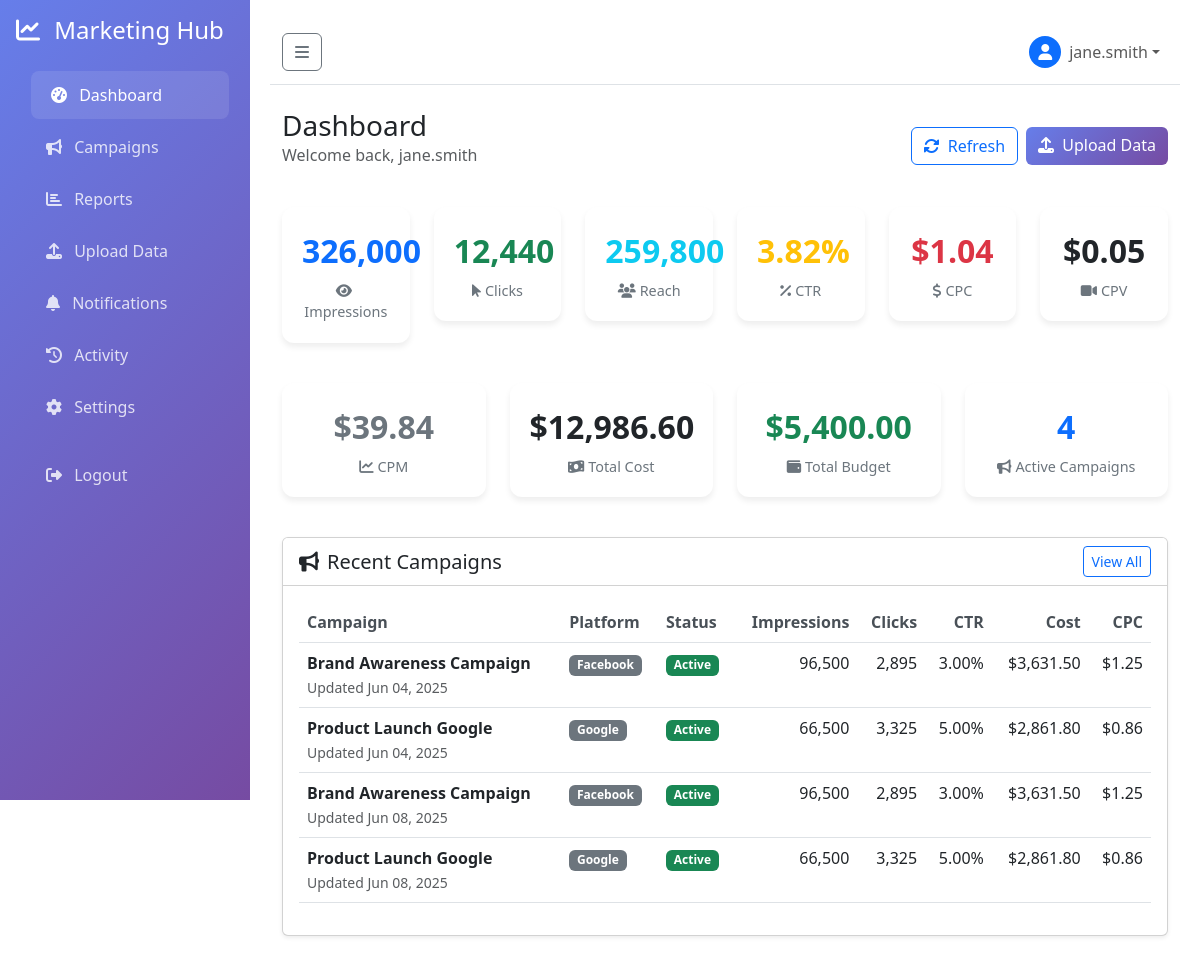
/ (signed in), run on the app's committed database.
### models.py (models this page shows, shortened)
class User(UserMixin, db.Model):
    __tablename__ = 'users'
    id = db.Column(db.Integer, primary_key=True)
    username = db.Column(db.String(80), unique=True, nullable=False)
    email = db.Column(db.String(120), unique=True, nullable=False)
    password_hash = db.Column(db.String(256), nullable=False)
    first_name = db.Column(db.String(50), nullable=True)
    last_name = db.Column(db.String(50), nullable=True)
    company_name = db.Column(db.String(100), nullable=True)
    created_at = db.Column(db.DateTime, default=datetime.utcnow)
    campaigns = db.relationship('Campaign', backref='client', lazy=True)
    def get_full_name(self):
        if self.first_name and self.last_name:
            return f"{self.first_name} {self.last_name}"
        return self.username

class Campaign(db.Model):
    __tablename__ = 'campaigns'
    id = db.Column(db.Integer, primary_key=True)
    name = db.Column(db.String(200), nullable=False)
    platform = db.Column(db.String(50), nullable=False)  # Facebook, Google, ShareIT
    status = db.Column(db.String(50), default='Pending')  # Pending, In-Progress, Completed
    budget = db.Column(db.Float, default=0.0)
    spent = db.Column(db.Float, default=0.0)
    impressions = db.Column(db.Integer, default=0)
    clicks = db.Column(db.Integer, default=0)
    reach = db.Column(db.Integer, default=0)
    ctr = db.Column(db.Float, default=0.0)  # Click-through rate
    cpm = db.Column(db.Float, default=0.0)  # Cost per mille
    cpc = db.Column(db.Float, default=0.0)  # Cost per click
    cpv = db.Column(db.Float, default=0.0)  # Cost per view
    cpa = db.Column(db.Float, default=0.0)  # Cost per acquisition
    created_at = db.Column(db.DateTime, default=datetime.utcnow)
    updated_at = db.Column(db.DateTime, default=datetime.utcnow, onupdate=datetime.utcnow)
    user_id = db.Column(db.Integer, db.ForeignKey('users.id'), nullable=False)

### routes.py (the view, shortened to what this page needs)
@app.route('/')
@login_required
def dashboard():
    current_user.last_login = datetime.utcnow()
    db.session.commit()
    campaigns = Campaign.query.filter_by(user_id=current_user.id).all()
    total_impressions = sum(c.impressions for c in campaigns)
    total_clicks = sum(c.clicks for c in campaigns)
    total_reach = sum(c.reach for c in campaigns)
    total_budget = sum(c.budget for c in campaigns)
    total_spent = sum(c.spent for c in campaigns)
    ctr = (total_clicks / total_impressions * 100) if total_impressions > 0 else 0
    cpc = (total_spent / total_clicks) if total_clicks > 0 else 0
    cpm = (total_spent / total_impressions * 1000) if total_impressions > 0 else 0
    cpv = (total_spent / total_reach) if total_reach > 0 else 0
    cpa = cpc  # Using CPC as CPA proxy
    end_date = datetime.now().date()
    start_date = end_date - timedelta(days=30)
    daily_data = db.session.query(CampaignData).join(Campaign).filter(
        Campaign.user_id == current_user.id,
        CampaignData.date >= start_date,
        CampaignData.date <= end_date
    ).order_by(CampaignData.date).all()
    chart_data = {}
    dates = sorted(chart_data.keys())
    impressions_data = [chart_data[date]['impressions'] for date in dates]
    clicks_data = [chart_data[date]['clicks'] for date in dates]
    platform_stats = {}
    for campaign in campaigns:
        platform = campaign.platform
        if platform not in platform_stats:
            platform_stats[platform] = {
                'campaigns': 0,
                'budget': 0,
                'spent': 0,
                'impressions': 0,
                'clicks': 0
            }
        platform_stats[platform]['campaigns'] += 1
        platform_stats[platform]['budget'] += campaign.budget
        platform_stats[platform]['spent'] += campaign.spent
        platform_stats[platform]['impressions'] += campaign.impressions
        platform_stats[platform]['clicks'] += campaign.clicks
    log_activity('dashboard_view', 'Viewed dashboard')
    return render_template('dashboard/index.html',
                         campaigns=campaigns,
                         total_impressions=total_impressions,
                         total_clicks=total_clicks,
                         total_reach=total_reach,
                         total_budget=total_budget,
                         total_spent=total_spent,
                         ctr=round(ctr, 2),
                         cpc=round(cpc, 2),
                         cpm=round(cpm, 2),
                         cpa=round(cpa, 2),
                         cpv=round(cpv, 2),
                         chart_data=json.dumps(chart_data),
                         platform_data=platform_stats)

### templates/dashboard/index.html (shortened to what this page needs)
{% extends "base.html" %}
{% block content %}
<div class="container-fluid">
    <div class="d-flex justify-content-between align-items-center mb-4">
        <div>
            <h1 class="h3 mb-0">Dashboard</h1>
            <p class="text-muted">Welcome back, {{ current_user.get_full_name() }}</p>
        </div>
        <div class="d-flex gap-2">
            <button class="btn btn-outline-primary" onclick="refreshData()">
                <i class="fas fa-sync-alt me-1"></i> Refresh
            </button>
            <a href="{{ url_for('upload_csv') }}" class="btn btn-primary">
                <i class="fas fa-upload me-1"></i> Upload Data
            </a>
        </div>
    </div>
    <div class="row mb-4">
        <div class="col-xl-2 col-lg-3 col-md-4 col-sm-6 mb-3">
            <div class="metric-card text-center">
                <div class="metric-value text-primary">{{ "{:,}".format(total_impressions) }}</div>
                <div class="metric-label">
                    <i class="fas fa-eye me-1"></i>Impressions
                </div>
            </div>
        </div>
        <div class="col-xl-2 col-lg-3 col-md-4 col-sm-6 mb-3">
            <div class="metric-card text-center">
                <div class="metric-value text-success">{{ "{:,}".format(total_clicks) }}</div>
                <div class="metric-label">
                    <i class="fas fa-mouse-pointer me-1"></i>Clicks
                </div>
            </div>
        </div>
        <div class="col-xl-2 col-lg-3 col-md-4 col-sm-6 mb-3">
            <div class="metric-card text-center">
                <div class="metric-value text-info">{{ "{:,}".format(total_reach) }}</div>
                <div class="metric-label">
                    <i class="fas fa-users me-1"></i>Reach
                </div>
            </div>
        </div>
        <div class="col-xl-2 col-lg-3 col-md-4 col-sm-6 mb-3">
            <div class="metric-card text-center">
                <div class="metric-value text-warning">{{ "%.2f"|format(ctr) }}%</div>
                <div class="metric-label">
                    <i class="fas fa-percentage me-1"></i>CTR
                </div>
            </div>
        </div>
        <div class="col-xl-2 col-lg-3 col-md-4 col-sm-6 mb-3">
            <div class="metric-card text-center">
                <div class="metric-value text-danger">${{ "%.2f"|format(cpc) }}</div>
                <div class="metric-label">
                    <i class="fas fa-dollar-sign me-1"></i>CPC
                </div>
            </div>
        </div>
        <div class="col-xl-2 col-lg-3 col-md-4 col-sm-6 mb-3">
            <div class="metric-card text-center">
                <div class="metric-value text-purple">${{ "%.2f"|format(cpv) }}</div>
                <div class="metric-label">
                    <i class="fas fa-video me-1"></i>CPV
                </div>
            </div>
        </div>
    </div>
    <div class="row mb-4">
        <div class="col-xl-3 col-lg-4 col-md-6 mb-3">
            <div class="metric-card text-center">
                <div class="metric-value text-secondary">${{ "%.2f"|format(cpm) }}</div>
                <div class="metric-label">
                    <i class="fas fa-chart-line me-1"></i>CPM
                </div>
            </div>
        </div>
        <div class="col-xl-3 col-lg-4 col-md-6 mb-3">
            <div class="metric-card text-center">
                <div class="metric-value text-dark">${{ "{:,.2f}".format(total_spent) }}</div>
                <div class="metric-label">
                    <i class="fas fa-money-bill-wave me-1"></i>Total Cost
                </div>
            </div>
        </div>
        <div class="col-xl-3 col-lg-4 col-md-6 mb-3">
            <div class="metric-card text-center">
                <div class="metric-value text-success">${{ "{:,.2f}".format(total_budget) }}</div>
                <div class="metric-label">
                    <i class="fas fa-wallet me-1"></i>Total Budget
                </div>
            </div>
        </div>
        <div class="col-xl-3 col-lg-4 col-md-6 mb-3">
            <div class="metric-card text-center">
                <div class="metric-value text-primary">{{ campaigns|length }}</div>
                <div class="metric-label">
                    <i class="fas fa-bullhorn me-1"></i>Active Campaigns
                </div>
            </div>
        </div>
    </div>
    <div class="row">
        <div class="col-12">
            <div class="card shadow-sm">
                <div class="card-header bg-white d-flex justify-content-between align-items-center">
                    <h5 class="card-title mb-0">
                        <i class="fas fa-bullhorn me-2"></i>Recent Campaigns
                    </h5>
                    <a href="{{ url_for('campaigns') }}" class="btn btn-sm btn-outline-primary">View All</a>
                </div>
                <div class="card-body">
                    {% if campaigns %}
                    <div class="table-responsive">
                        <table class="table table-hover">
                            <thead>
                                <tr>
                                    <th>Campaign</th>
                                    <th>Platform</th>
                                    <th>Status</th>
                                    <th class="text-end">Impressions</th>
                                    <th class="text-end">Clicks</th>
                                    <th class="text-end">CTR</th>
                                    <th class="text-end">Cost</th>
                                    <th class="text-end">CPC</th>
                                </tr>
                            </thead>
                            <tbody>
                                {% for campaign in campaigns[:10] %}
                                <tr>
                                    <td>
                                        <div class="fw-bold">{{ campaign.name }}</div>
                                        <small class="text-muted">Updated {{ campaign.updated_at.strftime('%b %d, %Y') }}</small>
                                    </td>
                                    <td>
                                        <span class="badge bg-secondary">{{ campaign.platform }}</span>
                                    </td>
                                    <td>
                                        <span class="badge {% if campaign.status == 'Active' %}bg-success{% elif campaign.status == 'Paused' %}bg-warning{% else %}bg-secondary{% endif %}">
                                            {{ campaign.status }}
                                        </span>
                                    </td>
                                    <td class="text-end">{{ "{:,}".format(campaign.impressions) }}</td>
                                    <td class="text-end">{{ "{:,}".format(campaign.clicks) }}</td>
                                    <td class="text-end">{{ "%.2f"|format(campaign.ctr) }}%</td>
                                    <td class="text-end">${{ "{:,.2f}".format(campaign.spent) }}</td>
                                    <td class="text-end">${{ "%.2f"|format(campaign.cpc) }}</td>
                                </tr>
                                {% endfor %}
                            </tbody>
                        </table>
                    </div>
                    {% endif %}
                </div>
            </div>
        </div>
    </div>
</div>
{% endblock %}

### templates/base.html (shortened to what this page needs)
<!DOCTYPE html>
<html lang="en">
<head>
    <link href="https://cdn.jsdelivr.net/npm/bootstrap@5.3.0/dist/css/bootstrap.min.css" rel="stylesheet">
    <link href="https://cdnjs.cloudflare.com/ajax/libs/font-awesome/6.4.0/css/all.min.css" rel="stylesheet">
</head>
<body>
    <nav class="sidebar" id="sidebar">
        <div class="p-3">
            <h4 class="text-white mb-4">
                <i class="fas fa-chart-line me-2"></i>
                <span class="sidebar-text">Marketing Hub</span>
            </h4>
            <ul class="nav flex-column">
                <li class="nav-item">
                    <a class="nav-link {% if request.endpoint == 'dashboard' %}active{% endif %}" href="{{ url_for('dashboard') }}">
                        <i class="fas fa-tachometer-alt me-2"></i>
                        <span class="sidebar-text">Dashboard</span>
                    </a>
                </li>
                <li class="nav-item">
                    <a class="nav-link {% if request.endpoint == 'campaigns' %}active{% endif %}" href="{{ url_for('campaigns') }}">
                        <i class="fas fa-bullhorn me-2"></i>
                        <span class="sidebar-text">Campaigns</span>
                    </a>
                </li>
                <li class="nav-item">
                    <a class="nav-link {% if request.endpoint == 'reports' %}active{% endif %}" href="{{ url_for('reports') }}">
                        <i class="fas fa-chart-bar me-2"></i>
                        <span class="sidebar-text">Reports</span>
                    </a>
                </li>
                <li class="nav-item">
                    <a class="nav-link {% if request.endpoint == 'upload_csv' %}active{% endif %}" href="{{ url_for('upload_csv') }}">
                        <i class="fas fa-upload me-2"></i>
                        <span class="sidebar-text">Upload Data</span>
                    </a>
                </li>
                <li class="nav-item">
                    <a class="nav-link {% if request.endpoint == 'notifications' %}active{% endif %}" href="{{ url_for('notifications') }}">
                        <i class="fas fa-bell me-2"></i>
                        <span class="sidebar-text">Notifications</span>
                    </a>
                </li>
                <li class="nav-item">
                    <a class="nav-link {% if request.endpoint == 'activity_log' %}active{% endif %}" href="{{ url_for('activity_log') }}">
                        <i class="fas fa-history me-2"></i>
                        <span class="sidebar-text">Activity</span>
                    </a>
                </li>
                <li class="nav-item">
                    <a class="nav-link {% if request.endpoint == 'account_settings' %}active{% endif %}" href="{{ url_for('account_settings') }}">
                        <i class="fas fa-cog me-2"></i>
                        <span class="sidebar-text">Settings</span>
                    </a>
                </li>
                <li class="nav-item mt-3">
                    <a class="nav-link" href="{{ url_for('auth.logout') }}">
                        <i class="fas fa-sign-out-alt me-2"></i>
                        <span class="sidebar-text">Logout</span>
                    </a>
                </li>
            </ul>
        </div>
    </nav>
    <div class="content-wrapper" id="content">
        <nav class="navbar navbar-expand-lg navbar-light bg-white border-bottom mb-4">
            <div class="container-fluid">
                <button class="btn btn-outline-secondary me-3" id="sidebarToggle" type="button">
                    <i class="fas fa-bars"></i>
                </button>
                <div class="navbar-nav ms-auto">
                    <div class="nav-item dropdown">
                        <a class="nav-link dropdown-toggle d-flex align-items-center" href="#" id="userDropdown" role="button" data-bs-toggle="dropdown">
                            <div class="bg-primary rounded-circle me-2 d-flex align-items-center justify-content-center" style="width: 32px; height: 32px;">
                                <i class="fas fa-user text-white"></i>
                            </div>
                            <span>{{ current_user.get_full_name() if current_user.is_authenticated else 'Guest' }}</span>
                        </a>
                    </div>
                </div>
            </div>
        </nav>
        {% block content %}{% endblock %}
    </div>
</body>
</html>

### data on the page
User: first_name+username "jane.smith", get_full_name "jane.smith"
Campaign: name "Brand Awareness Campaign", updated_at "Jun 04, 2025", platform "Facebook", status "Active", impressions "96,500", clicks "2,895", ctr "3.00", spent "3,631.50", cpc "1.25"
Campaign: name "Product Launch Google", updated_at "Jun 04, 2025", platform "Google", status "Active", impressions "66,500", clicks "3,325", ctr "5.00", spent "2,861.80", cpc "0.86"
Campaign: name "Brand Awareness Campaign", updated_at "Jun 08, 2025", platform "Facebook", status "Active", impressions "96,500", clicks "2,895", ctr "3.00", spent "3,631.50", cpc "1.25"
Campaign: name "Product Launch Google", updated_at "Jun 08, 2025", platform "Google", status "Active", impressions "66,500", clicks "3,325", ctr "5.00", spent "2,861.80", cpc "0.86"

### other printed values
{{ "{:,}".format(total_impressions) }} "326,000"
{{ "{:,}".format(total_clicks) }} "12,440"
{{ "{:,}".format(total_reach) }} "259,800"
{{ "%.2f"|format(ctr) }} "3.82"
{{ "%.2f"|format(cpc) }} "1.04"
{{ "%.2f"|format(cpv) }} "0.05"
{{ "%.2f"|format(cpm) }} "39.84"
{{ "{:,.2f}".format(total_spent) }} "12,986.60"
{{ "{:,.2f}".format(total_budget) }} "5,400.00"
{{ campaigns|length }} "4"
